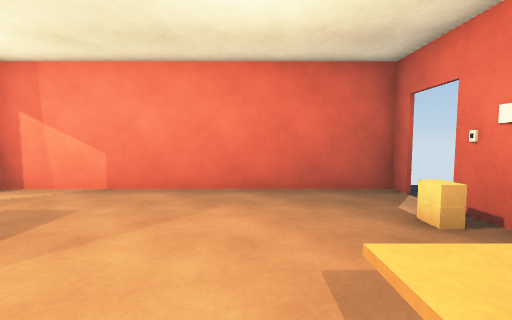
View 1 (above)

12 first-person views from a walk through a scene from a Unity 3-D project. The camera is 1.2 m above the floor, tilts 4° down and sees 90° across. The floor is counted in squares, 1 m on a side. Each view is taken from the middle of a square. On the plan, view 1 faces up. The plan holds only what a view shows up to about 12 squares ahead; the rest is blank. The place goes on beyond the plan.

View 2
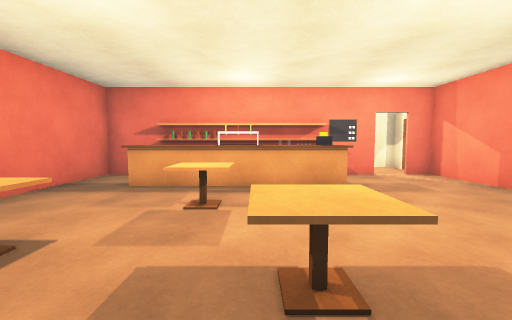

View 3
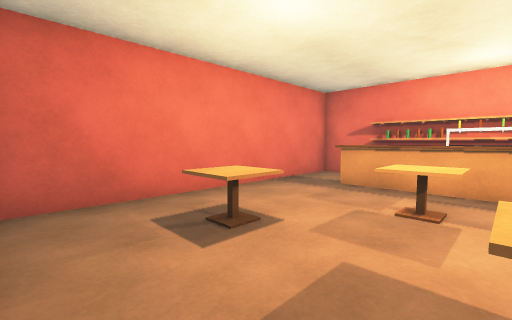

View 4
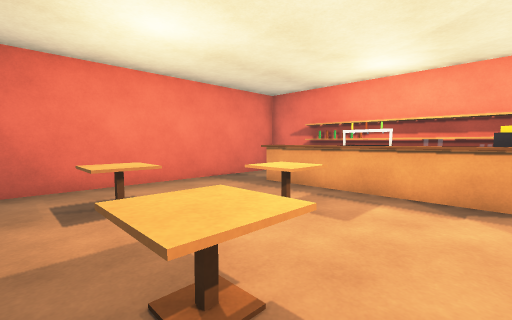

View 5
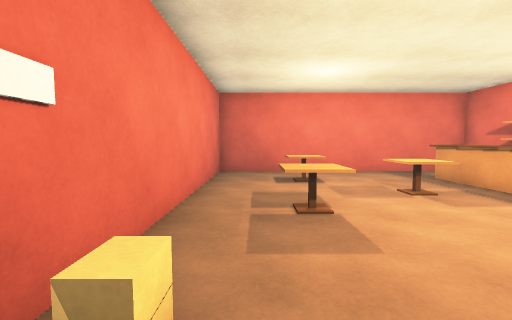

View 6
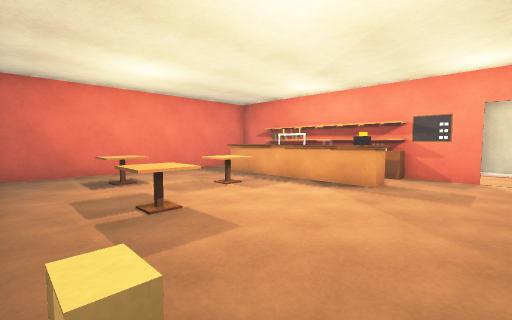

View 7
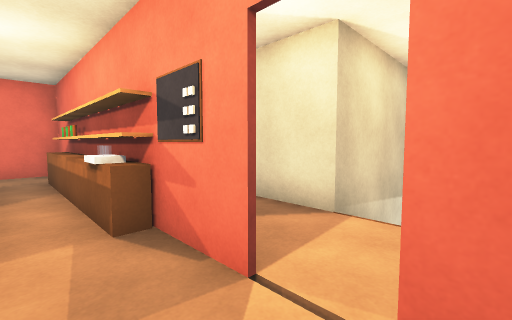

View 8
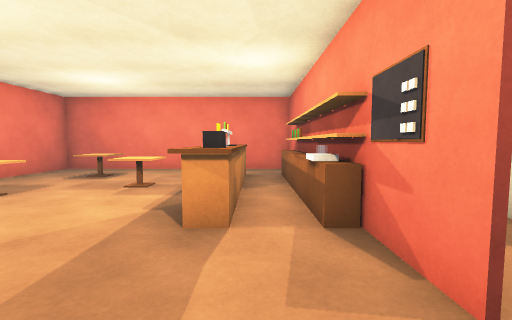

View 9
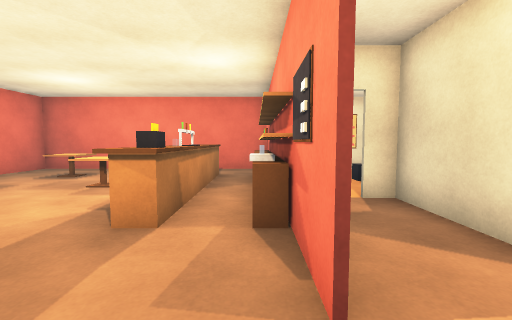

View 10
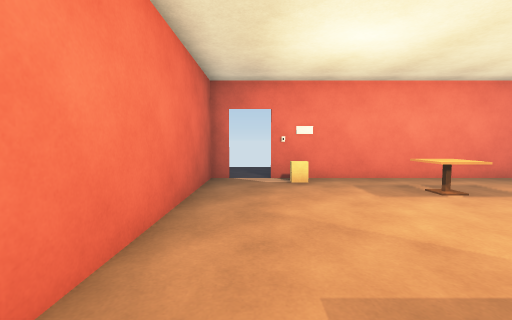

View 11
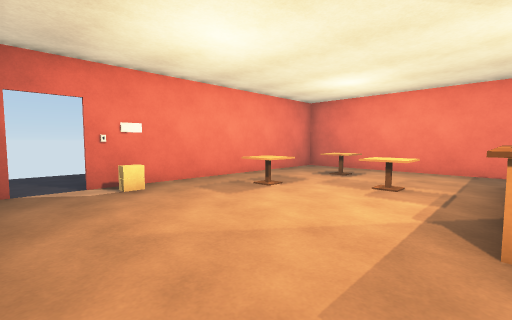

View 12
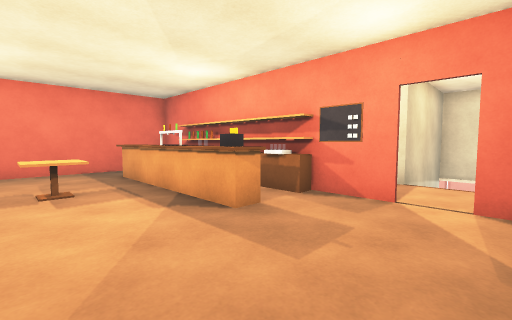

### Floor plan
Points are (right, up) in squares from view 1. A wall is a line through its corners. A room is listed if a view was taken in it or the views show most of it. See-through windows are left out.
Room 1 (views 1, 2, 3, 4, 5, 6, 7, 8, 9, 10, 11, 12)
walls: (-4, 1.6) (-4, 0.4); (-4.6, 0.5) (-4.6, 1.6); (-4, -1.4) (-4, -3.6); (-6, 1.6) (-6, -0.5); (-4.6, -3.1) (-4.6, -1.4); (-6.5, 4.5) (-6.5, -2.5); (-6.5, -3.4) (-6.5, -5.5) (3.5, -5.5) (3.5, 4.5); (3.5, 5.9) (3.5, 6.5) (-6.5, 6.5) (-6.5, 5.5); (-9, 3.9) (-9, 2.4); (-8, 6.5) (-9, 6.5)
ways out: opening at (-8, 2) to room 2; opening at (4, 5)
objects: other object (-6, -3); other object (-6, -2); other object (-6, -1); other object (-6, 2); other object (-4, -1); other object (-4, 0); other object (-4, 2); other object (-2, -1) to (-1, -1); other object (0, -3) to (1, -3); other object (1, 0) to (1, 1); other object (3, 4)
Room 2 (no view inside)
walls: (-9, 2.4) (-9, 0.5)
ways out: opening at (-8, 2) to room 1

Where each view was taken, in squares from view 1:
view 1: 0 up, 0 right, facing up
view 2: 0 up, 3 right, facing left
view 3: 0 up, 3 right, facing down-left
view 4: 2 up, 2 right, facing down-left
view 5: 5 up, 2 right, facing down
view 6: 5 up, 3 right, facing down-left
view 7: 6 up, 5 left, facing down-left
view 8: 6 up, 5 left, facing down
view 9: 6 up, 6 left, facing down
view 10: 5 up, 5 left, facing right
view 11: 6 up, 4 left, facing down-right
view 12: 6 up, 1 left, facing down-left
